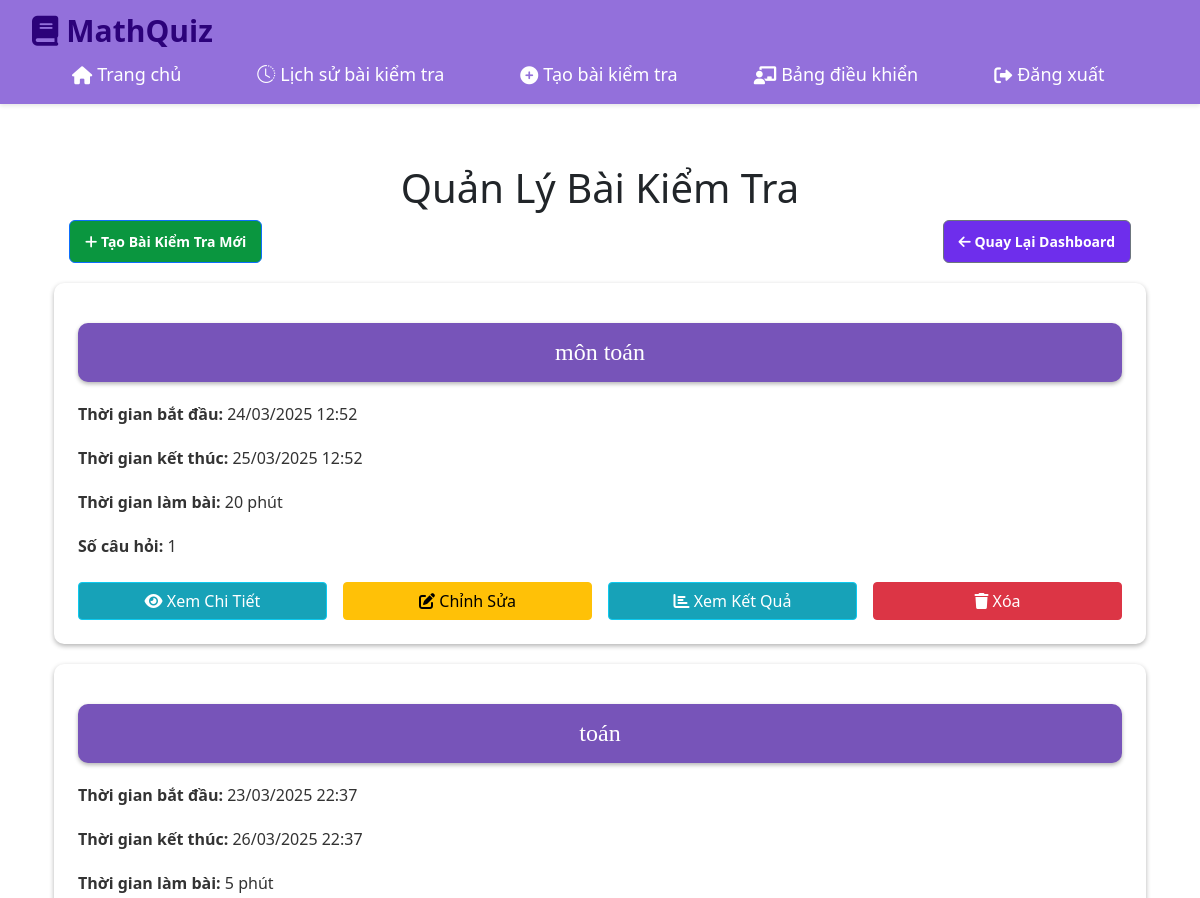
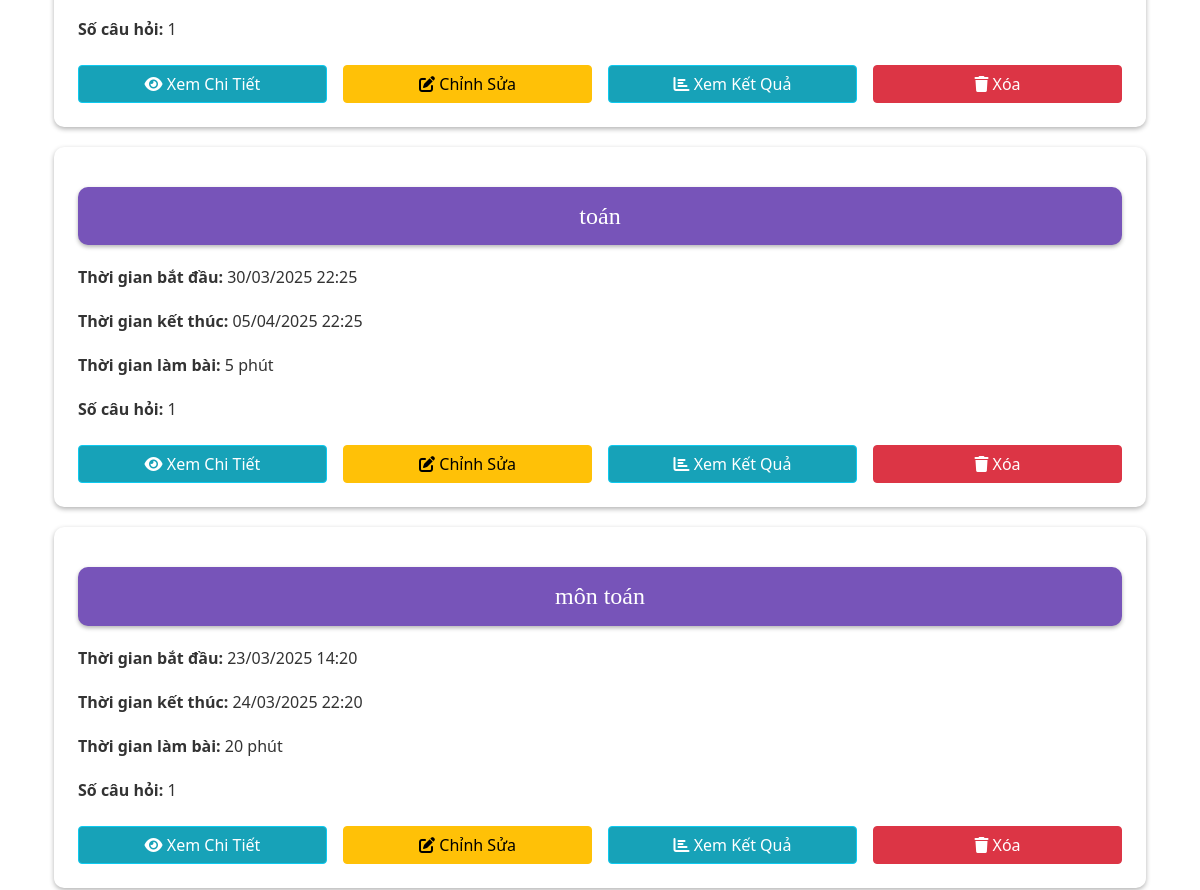
The page /teacher/manage-quizzes (signed in, upper part) on the database as committed earlier (2 pictures, top to bottom).
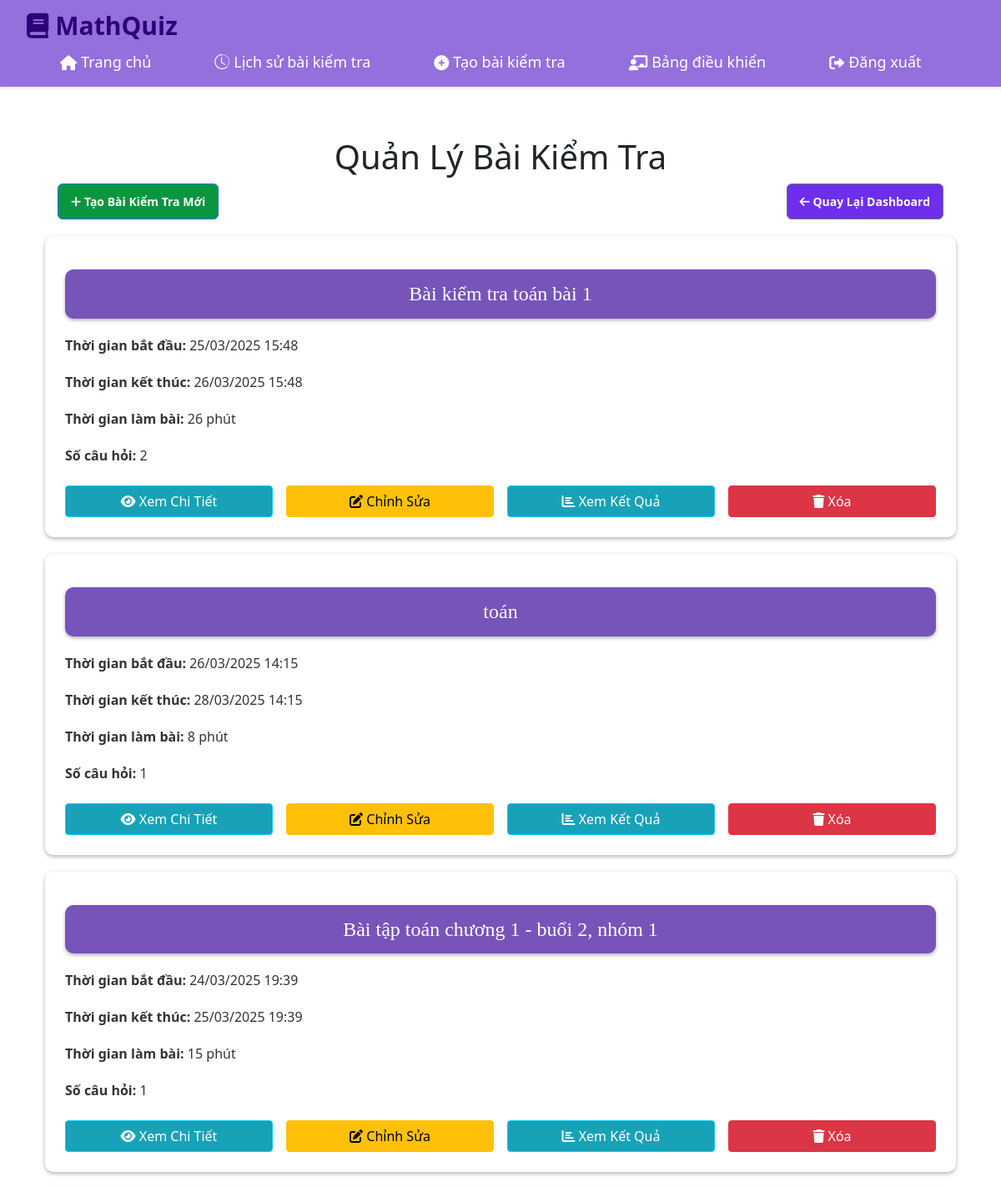
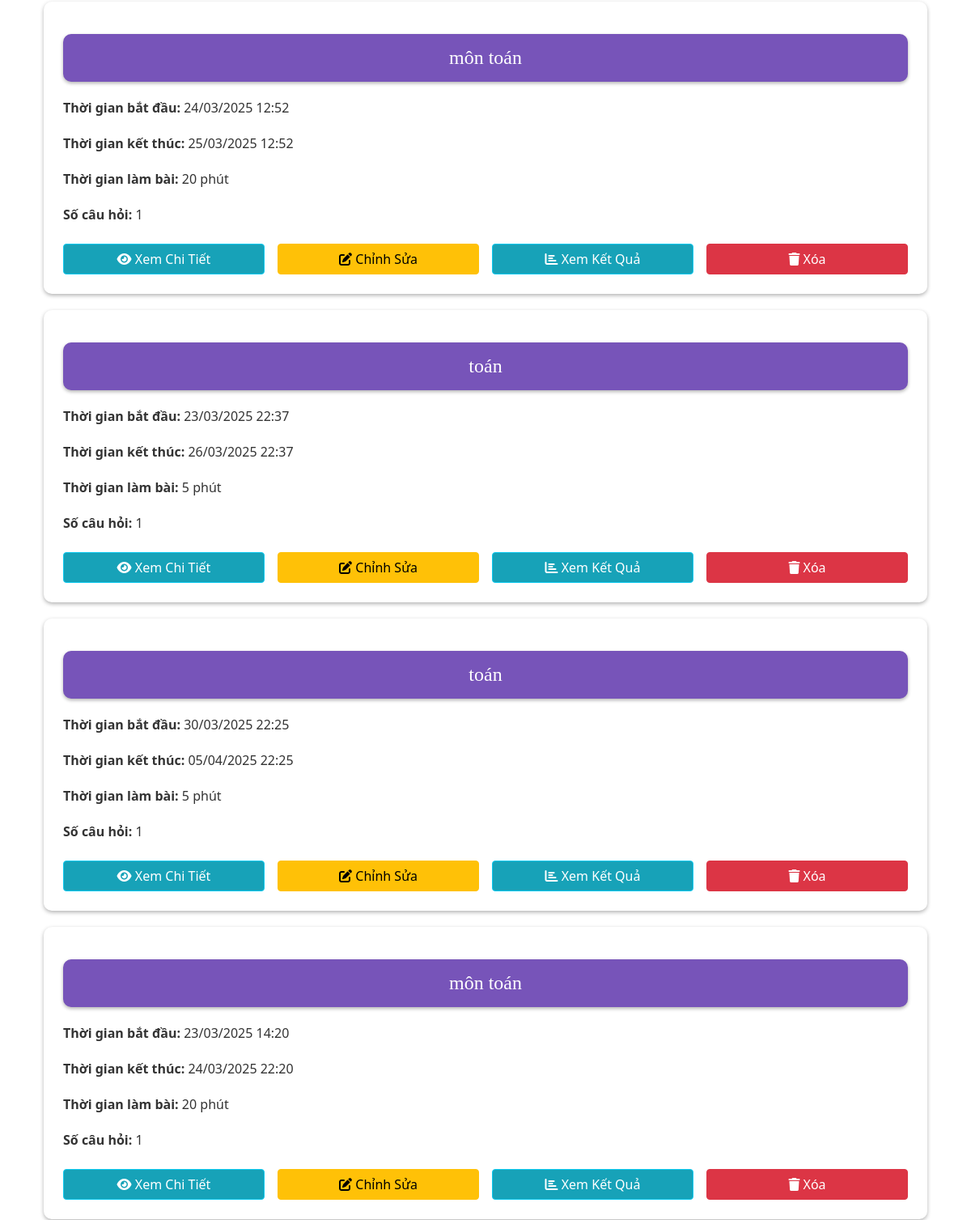
The same page on the database as committed later (2 pictures, top to bottom).
### app.py (models this page shows)
class Quiz(db.Model):
    id = db.Column(db.Integer, primary_key=True)
    title = db.Column(db.String(200), nullable=False)
    teacher_id = db.Column(db.Integer, db.ForeignKey('user.id'), nullable=False)
    start_time = db.Column(db.DateTime, nullable=False)
    end_time = db.Column(db.DateTime, nullable=False)
    duration = db.Column(db.Integer, nullable=False)  # in minutes
    questions = db.relationship('Question', backref='quiz', lazy=True)
    teacher = db.relationship('User', backref='quizzes', lazy=True)

### app.py (the view)
@app.route('/teacher/manage-quizzes')
def manage_quizzes():
    if 'user_id' not in session or session['role'] != 'teacher':
        flash('Bạn không có quyền truy cập trang này!')
        return redirect(url_for('home'))
    teacher_id = session['user_id']
    quizzes = Quiz.query.filter_by(teacher_id=teacher_id).order_by(Quiz.id.desc()).all()
    return render_template('manage_quizzes.html', quizzes=quizzes)

### templates/manage_quizzes.html (shortened to what this page needs)
{% extends "base.html" %}
{% block content %}
<div class="container">
    <h1>Quản Lý Bài Kiểm Tra</h1>
    <div class="action-bar">
        <a href="{{ url_for('create_quiz') }}" class="btn btn-primary">
            <i class="fas fa-plus"></i> Tạo Bài Kiểm Tra Mới
        </a>
        <a href="{{ url_for('teacher_dashboard') }}" class="btn btn-secondary">
            <i class="fas fa-arrow-left"></i> Quay Lại Dashboard
        </a>
    </div>
    <div class="quiz-list-manage">
        {% if quizzes %}
            {% for quiz in quizzes %}
            <div class="quiz-card">
                <div class="quiz-info">
                    <h3>{{ quiz.title }}</h3>
                    <p class="quiz-info-text"><strong>Thời gian bắt đầu:</strong> {{ quiz.start_time.strftime('%d/%m/%Y %H:%M') }}</p>
                    <p class="quiz-info-text"><strong>Thời gian kết thúc:</strong> {{ quiz.end_time.strftime('%d/%m/%Y %H:%M') }}</p>
                    <p class="quiz-info-text"><strong>Thời gian làm bài:</strong> {{ quiz.duration }} phút</p>
                    {% set question_count = quiz.questions|length %}
                    <p class="quiz-info-text"><strong>Số câu hỏi:</strong> {{ question_count }}</p>
                </div>
                <div class="quiz-actions">
                    <a href="{{ url_for('view_quiz', quiz_id=quiz.id) }}" class="btn btn-small btn-info">
                        <i class="fas fa-eye"></i> Xem Chi Tiết
                    </a>
                    <a href="{{ url_for('edit_quiz', quiz_id=quiz.id) }}" class="btn btn-small btn-warning">
                        <i class="fas fa-edit"></i> Chỉnh Sửa
                    </a>
                    <a href="{{ url_for('quiz_results', quiz_id=quiz.id) }}" class="btn btn-small btn-info">
                        <i class="fas fa-chart-bar"></i> Xem Kết Quả
                    </a>
                    <a href="{{ url_for('delete_quiz', quiz_id=quiz.id) }}" class="btn btn-small btn-danger" onclick="return confirm('Bạn có chắc chắn muốn xóa bài kiểm tra này?');">
                        <i class="fas fa-trash"></i> Xóa
                    </a>
                </div>
            </div>
            {% endfor %}
        {% endif %}
    </div>
</div>
{% endblock %}

Rows that differ between the two databases and show on the page:
added Quiz: title "Bài kiểm tra toán bài 1", start_time "25/03/2025 15:48", end_time "26/03/2025 15:48", duration "26", teacher "2"
added Quiz: title "toán", start_time "26/03/2025 14:15", end_time "28/03/2025 14:15", duration "8", question_count "1"
added Quiz: title "Bài tập toán chương 1 - buổi 2, nhóm 1", start_time "24/03/2025 19:39", end_time "25/03/2025 19:39", duration "15", question_count "1"
